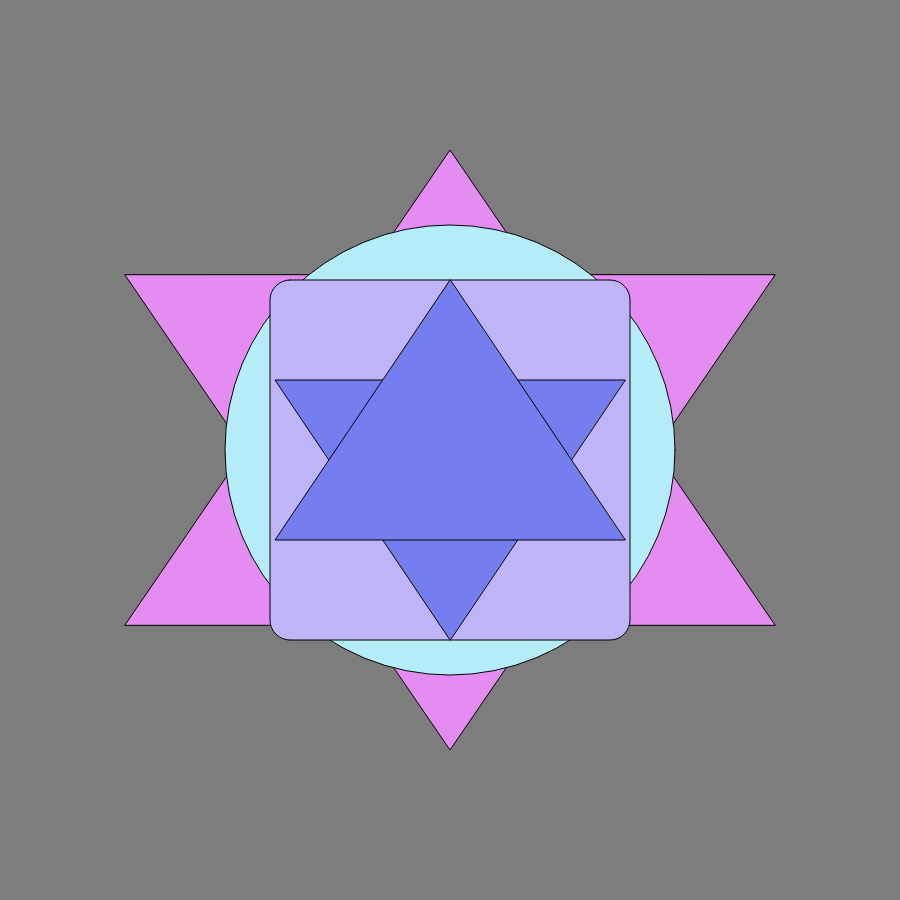
Frame 1 (no input)
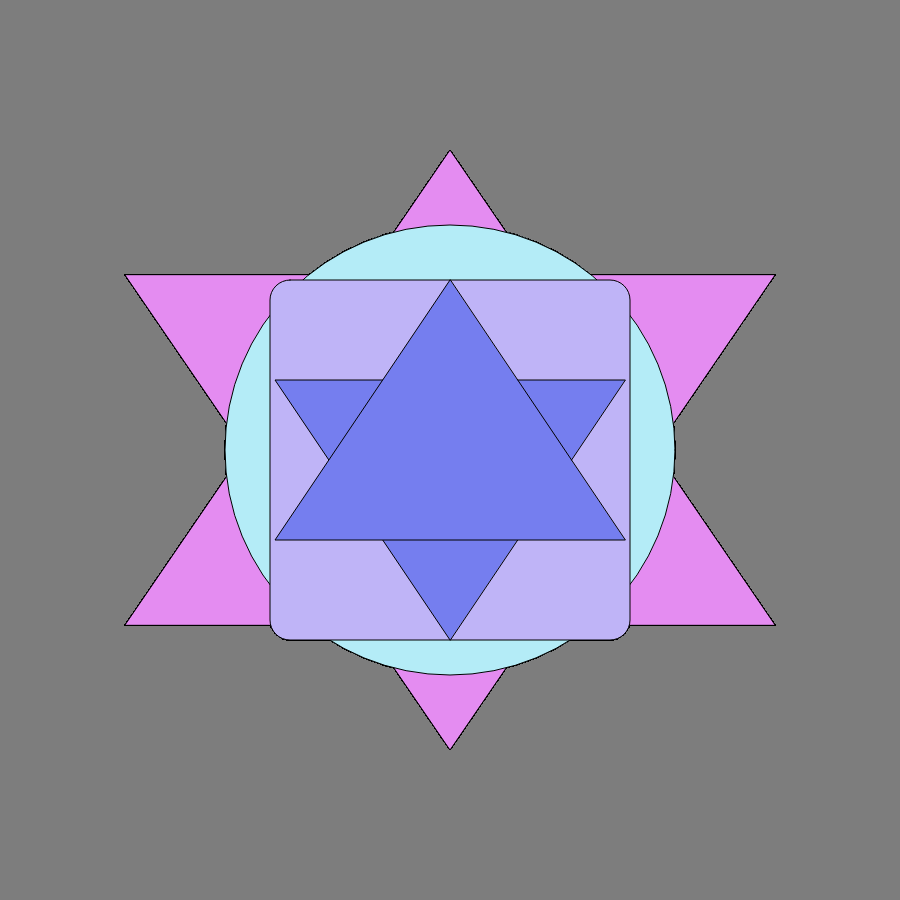
Frame 60 (no input)
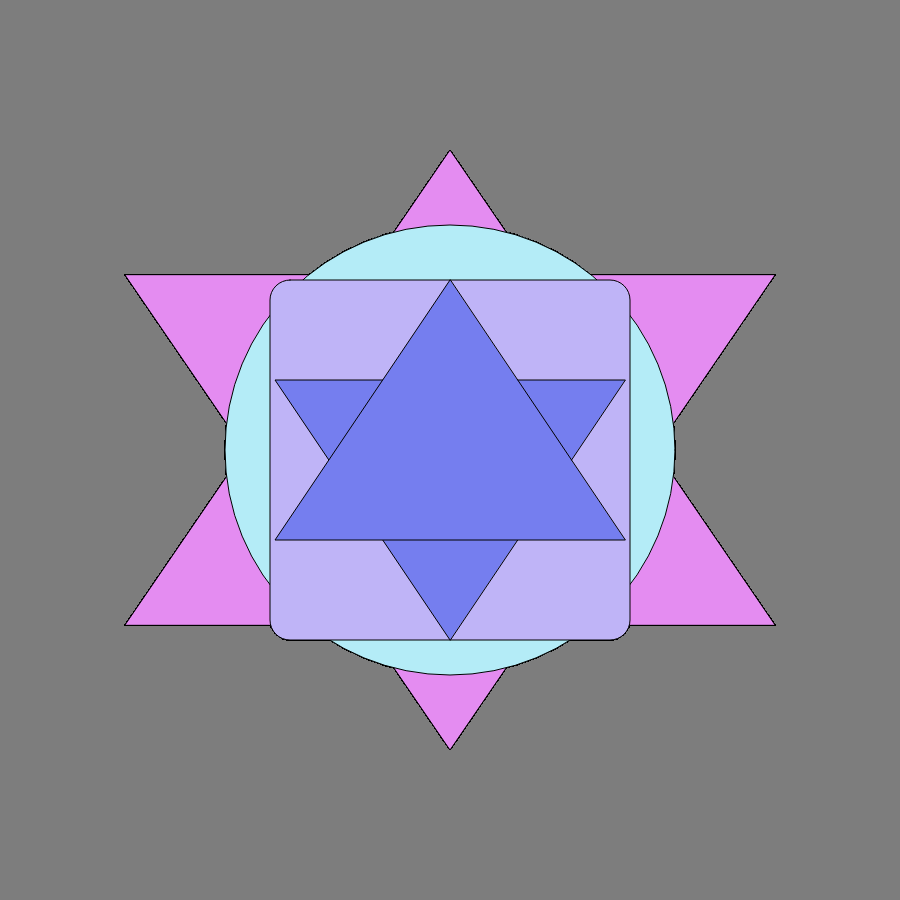
Frame 120 (the mouse pressed at the canvas centre since frame 60)

The p5.js sketch that drew these frames (run headless with seeded random() and noise() and a simulated clock; from frame 60 on, the mouse is pressed at the canvas centre):

// p5.js sketch
// ── sketch.js
//corre solo una vez cuando inicia el programa
function setup(){
    console.log("setup - frameCount:"+frameCount);
    
    createCanvas(900,900);
    background(125);


}

function draw(){
    console.log("draw - frameCount:"+frameCount);
    fill(  228, 140, 241  )
    triangle(775,625,450,150,125,625)
    fill(  228, 140, 241  )
    triangle(775,275,450,750,125,275)
    fill(  180, 236, 247  );
    ellipse(height/2,width/2,450,450)
    fill(  191, 180, 247  )
    square(270,280,360,20);
    fill(  117, 126, 239  )
    triangle(625,380,275,380,450,640)
    fill(  117, 126, 239  )
    triangle(625,540,275,540,450,280)
    
}
